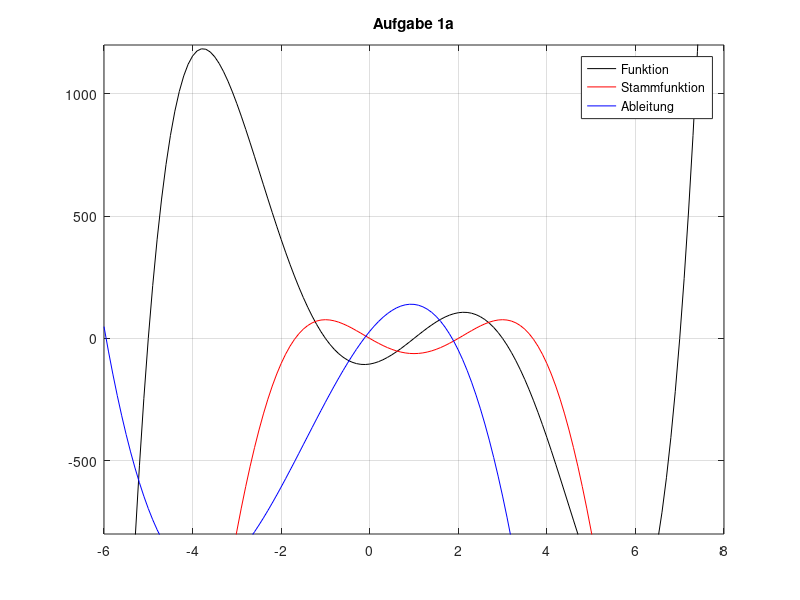

Reproduce this figure in MATLAB.
x = -6:0.1:8;
y = polyval([1, -5, -30, 110, 29, -105],x);
y_0 = polyval([1/6, -1, -30/4, 110/3, 29/2, -105, 0], x);
y_1 = polyval([1/5, -20, -90, 220, 29], x);
plot(x, y, 'k');
hold on;
plot(x, y_0, 'r');
plot(x, y_1, 'b');
ylim([-800, 1200]);
ylim('manual');
title('Aufgabe 1a');
legend('Funktion', 'Stammfunktion', 'Ableitung');
grid on;
hold off;